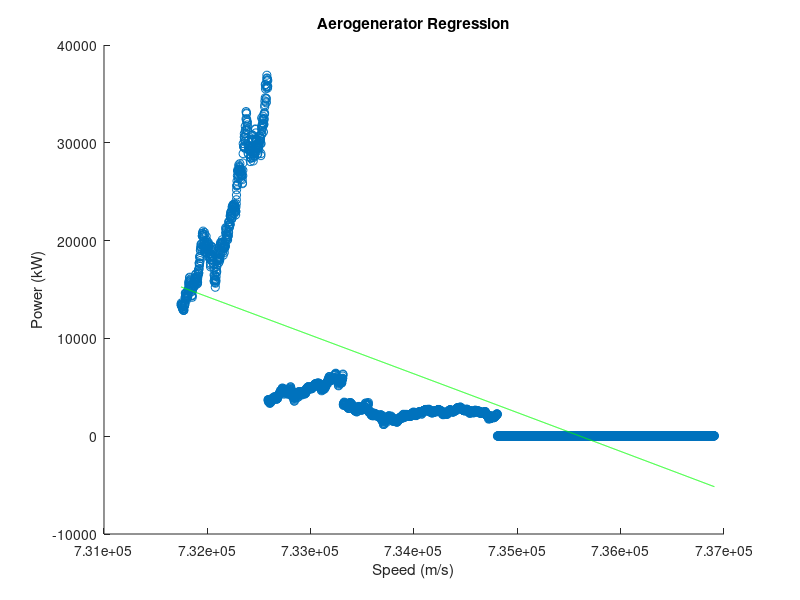

This chart was generated by the following MATLAB code:
%%%%%%%%%%%%%%%%%%%%%%%%%%%%%%%%%%%%%%%%%%%%%%%%%%%%%%%%%%%%%%%%%%%%%
%                                                                   %
% Universidade Federal do Ceará                                     %
% Class: Inteligência Computacional                                 %
% Student: Julio Cesar Ferreira Lima                                %
% Professor: Jarbas Joaci de Mesquita Sá Junior                     %
% Enrrollment: 393849                                               %
% Homework: Aerogenerator Regression                                %
%                                                                   %
%%%%%%%%%%%%%%%%%%%%%%%%%%%%%%%%%%%%%%%%%%%%%%%%%%%%%%%%%%%%%%%%%%%%%

%Loading the resource of data.
a = load('aero.mat')
aero = [a.data.time , a.data.price]
%Geting the array the Speed Wing.
speedWind= a.data.time;
%Geting the array the Electrical Power.
electricalPower = a.data.price;
%Geting the dimension of resource of data.
[aeroM aeroN]= size(aero);

%Defining variables, out of scope to test.
order = 2;
lambda = .1;

%Receiving by user the Lambda parameter, repeat if the user put it wrong.
%while lambda < 0 || lambda > 1
    %Seting the Lambda parameter, that has to in between 0 <= lambda <= 1.
    %lambda= input('Type the LAMBDA parameter, it has to in between 0 <= lambda <= 1, in real numbers: ');
%end

%Receiving by user the Order of polynomial parameter.
%while order < 2 || order > 5 || mod(order,1) ~= 0
    %Seting the Lambda parameter, that has to in between 2 <= lambda <= 1.
%    order= input('Type the ORDER of polynomial 2 a 5, in natural numbers: ');
%end

%Choicing the matrix by the order of polynomial.
switch order ~=0
    case order == 2
        X = [ones(aeroM,1) speedWind speedWind.^2];
    case order == 3
        X = [ones(aeroM,1) speedWind speedWind.^2 speedWind.^3];
    case order == 4
        X = [ones(aeroM,1) speedWind speedWind.^2 speedWind.^3 speedWind.^4];
    case order == 5
        X = [ones(aeroM,1) speedWind speedWind.^2 speedWind.^3 speedWind.^4 speedWind.^5];
end

%Geting the dimension of resource of matrix X.
[m n] = size(X); 

%Applying the Tikhonov regularization.
xMDim = order + 1;

%Applying the Multiple Regression Method to obtain Beta.
beta = (inv((X'*X + lambda*xMDim)))*(X'*electricalPower);

%Display Beta matrix.
disp('Betas parameters for polynomial regression: ');
disp(beta);

%Generate the Regression Curve.
regCurve = X*beta;

%Stop updating chat to put more than one curve.
hold on;

%Plot the Aerogenerator chart and set the plot parameters.
plot(speedWind, electricalPower, 'o');
title('Aerogenerator Regression');
xlabel('Speed (m/s)');
ylabel('Power (kW)');

%Plot Regression Curve.
plot(speedWind, regCurve, 'g');

%Determining the Power Medium.
medPower = mean(electricalPower);

%Determining the Sum of Squares Total.
difReg = minus(electricalPower, regCurve).^2;
sumDifReg = sum(difReg);

%Determining the Sum of Squares of Residues.
difMed = minus(electricalPower, medPower).^2;
sumDifMed = sum(difMed);

%Determining the Determination Coeficient.
coefR2 = 1 -sumDifReg/sumDifMed;
disp('Determination Coeficient:');
disp(coefR2);

%Determining the Determination Coeficient Adjusted.
coefR2Adj = 1 -(sumDifReg/(m-xMDim))/(sumDifMed/(m-1));
disp('Determination Coeficient Adjusted:');
disp(coefR2Adj);
